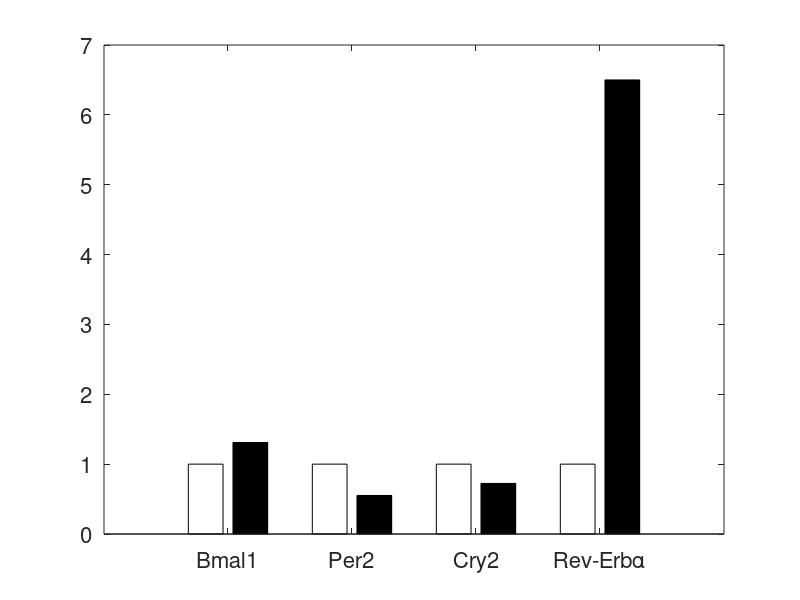

Source code (MATLAB): (Note: this script raises an error after producing the figure.)
%--------------------------------
% Code to reproduce figures 2-4 
%--------------------------------

%% Figure 2
% Male-to-female relative abundance of mRNAs for controls and shifters, 
% normalized by control male-to-female ratios.
% Data was obtained using EngaugeDigitizer on Hadden et al. 2012 article's plots
y = [1 1.31; 
   1 0.552; 
   1 0.724; 
   1 6.50]; % data from excel file, normalized by control male-to-female ratios.
clr = [0 0 1;
   0.929 0.694 0.125];
colormap(clr);

b = bar(y,'FaceColor','flat');
set(gca,'FontSize',16,'XTickLabel',{'Bmal1','Per2','Cry2','Rev-Erb\alpha'})
for k = 1:size(y,2)
    b(k).CData = k;
end
legend('Control male-to-female ratio','CJL male-to-female ratio','location','northwest')

%% Figure 3
% Predicted clock gene time profiles
% ------------------------------------
% import clock genes data
% ------------------------------------
    filename = 'lung_sorted.xlsx';
    delimiterIn = ' ';
    headerlinesIn = 1;
    raw = importdata(filename,delimiterIn,headerlinesIn);

% extract numeric entries
    num = raw.data; 

    % only keep data (remove time column)
    % skip first row of headers
    normNum = num(:,2:end)/200; %rescaling

    % experimental data starts at time 18 until time 64 and so this will be our benchmark
    % that's a total of 46h for the purpose of simulations
    expTime = 0:2:46;

    % lung data has 7 columns: 1)time, 2) Arntl (Bmal1), 3)Per2
    % 4)Cry1, 5)Cry2, 6)nr1d1(rev-erb alpha), 7)rorc
    % we won't need cry2, i.e., column 4 in "normNum"
    lung = normNum(:,[1,2,3,5,6]);
    Bmal1 = lung(:,1);
    Per = lung(:,2);
    Cry = lung(:,3);
    Rev = lung(:,4);
    Ror = lung(:,5);
%-------------------------------------------------------------------------- 
% plotting
%-------------------------------------------------------------------------- 
[T,Y] = callclock(); 
sz = 100;
RGB=[0.6350, 0.0780, 0.1840];

figure(3)
tiledlayout(3,2)

% Tile 1
nexttile
plot(T,Y(:,1),'-k','linewidth',4)  % model 
ylim([0 5])
hold on
scatter(expTime, Per, sz,'filled','MarkerFaceColor',RGB)  % data
patch([0 6 6 0], [max(ylim) max(ylim) 0 0], [0 0 0]+0.9)
patch([6 18 18 6], [max(ylim) max(ylim) 0 0], 'w')
patch([18 30 30 18], [max(ylim) max(ylim) 0 0], [0 0 0]+0.9)
patch([30 42 42 30], [max(ylim) max(ylim) 0 0], 'w') 
patch([42 48 48 42], [max(ylim) max(ylim) 0 0], [0 0 0]+0.9)
set(gca,'children',flipud(get(gca,'children')))
hold off
ylabel('Per2 mRNA')
xlabel('Circadian Time (h)')
xlim([0 48])
xticks(0:6:48)
xticklabels({'18','24','6','12','18','24','6','12','18'})
% legend('Predicted', 'Experimental','Orientation','vertical','Location','northoutside')


% Tile 2
nexttile
plot(T,Y(:,2),'-k','linewidth',4) % model 
ylim([0 2])
hold on
scatter(expTime,Cry, sz,'filled','MarkerFaceColor',RGB) % data  
patch([0 6 6 0], [max(ylim) max(ylim) 0 0], [0 0 0]+0.9)
patch([6 18 18 6], [max(ylim) max(ylim) 0 0], 'w')
patch([18 30 30 18], [max(ylim) max(ylim) 0 0], [0 0 0]+0.9)
patch([30 42 42 30], [max(ylim) max(ylim) 0 0], 'w') 
patch([42 48 48 42], [max(ylim) max(ylim) 0 0], [0 0 0]+0.9)  
set(gca,'children',flipud(get(gca,'children')))
hold off
ylabel('Cry1 mRNA')
xlabel('Circadian Time (h)')
xlim([0 48])
xticks(0:6:48)
xticklabels({'18','24','6','12','18','24','6','12','18'})
% legend('Predicted', 'Experimental')

% Tile 3
nexttile
plot(T,Y(:,3),'-k','linewidth',4) % model 
ylim([0 15])
hold on
scatter(expTime,Rev, sz,'filled','MarkerFaceColor',RGB) % data 
patch([0 6 6 0], [max(ylim) max(ylim) 0 0], [0 0 0]+0.9)
patch([6 18 18 6], [max(ylim) max(ylim) 0 0], 'w')
patch([18 30 30 18], [max(ylim) max(ylim) 0 0], [0 0 0]+0.9)
patch([30 42 42 30], [max(ylim) max(ylim) 0 0], 'w') 
patch([42 48 48 42], [max(ylim) max(ylim) 0 0], [0 0 0]+0.9)  
set(gca,'children',flipud(get(gca,'children')))
hold off
ylabel('Rev-Erb{\alpha} mRNA')
xlabel('Circadian Time (h)')
xlim([0 48])
xticks(0:6:48)
xticklabels({'18','24','6','12','18','24','6','12','18'})

% Tile 4
nexttile
plot(T,Y(:,4),'-k','linewidth',4) % model 
ylim([0 4.5])
hold on
scatter(expTime,Ror, sz,'filled','MarkerFaceColor',RGB) % data   
patch([0 6 6 0], [max(ylim) max(ylim) 0 0], [0 0 0]+0.9)
patch([6 18 18 6], [max(ylim) max(ylim) 0 0], 'w')
patch([18 30 30 18], [max(ylim) max(ylim) 0 0], [0 0 0]+0.9)
patch([30 42 42 30], [max(ylim) max(ylim) 0 0], 'w') 
patch([42 48 48 42], [max(ylim) max(ylim) 0 0], [0 0 0]+0.9)  
set(gca,'children',flipud(get(gca,'children')))
hold off
ylabel('Rorc mRNA')
xlabel('Circadian Time (h)')
xlim([0 48])
xticks(0:6:48)
xticklabels({'18','24','6','12','18','24','6','12','18'})
% legend('Predicted', 'Experimental')

% Tile 5
nexttile
plot(T,Y(:,5),'-k','linewidth',4) % model 
ylim([0 2.5])
hold on
scatter(expTime,Bmal1, sz,'filled','MarkerFaceColor',RGB) % data   
patch([0 6 6 0], [max(ylim) max(ylim) 0 0], [0 0 0]+0.9)
patch([6 18 18 6], [max(ylim) max(ylim) 0 0], 'w')
patch([18 30 30 18], [max(ylim) max(ylim) 0 0], [0 0 0]+0.9)
patch([30 42 42 30], [max(ylim) max(ylim) 0 0], 'w') 
patch([42 48 48 42], [max(ylim) max(ylim) 0 0], [0 0 0]+0.9)  
set(gca,'children',flipud(get(gca,'children')))
hold off
ylabel('Bmal1 mRNA')
xlabel('Circadian Time (h)')
xlim([0 48])
xticks(0:6:48)
xticklabels({'18','24','6','12','18','24','6','12','18'})
% legend('Predicted', 'Experimental')

%% Figure 4
% Predicted cytokine time profiles
%--------------------------------------------------------------------------
% import cytokine data 
% obtained from: Roy et al. 2007
% Data was obtained using EngaugeDigitizer 
%--------------------------------------------------------------------------
% Experimental cytokine data at t=0,1,2,4,8,12,24h
expTime2 = [0,1,2,4,8,12,24];
% each data set has 3 columns: 
    % 1)results after 3mg/kg  endotoxin administration,
    % 2)results after 6mg/kg  endotoxin administration,
    % 3)results after 12mg/kg  endotoxin administration,
filename = 'tIL6.xlsx';
IL6 = readmatrix(filename,'Sheet','IL6','NumHeaderLines',1);
errIL6 = readmatrix(filename,'Sheet','err','NumHeaderLines',1);

filename = 'tTNF.xlsx';
TNF = readmatrix(filename,'Sheet','TNF','NumHeaderLines',1);
errTNF = readmatrix(filename,'Sheet','err','NumHeaderLines',1);

filename = 'tIL10.xlsx';
IL10 = readmatrix(filename,'Sheet','IL10','NumHeaderLines',1);
errIL10 = readmatrix(filename,'Sheet','err','NumHeaderLines',1);

%--------------------------------------------------------------------------
% plot cytokine data
%--------------------------------------------------------------------------
figure(4)
tiledlayout(3,3,'TileSpacing','Compact','TileIndexing','columnmajor')

% Endotoxin dose: 3mg/kg
[T,Y] = callclock2(2);  
sz = 8;
RGB=[0.6350, 0.0780, 0.1840];

% Tile 1
% IL6
nexttile
errorbar(expTime2,IL6(:,1),errIL6(:,1),'o','MarkerSize',sz,...
    'Color',RGB,'MarkerEdgeColor',RGB,'MarkerFaceColor',RGB,'linewidth',1)
hold on
plot(T,Y(:,16),'-k','linewidth',2.5)
hold off
xlabel('Time (h)')
ylabel('IL6 (pg/mL)')
title('Endotoxin dose: 3mg/kg')
legend('Experimental','Predicted')

% Tile 2
% TNF
nexttile
errorbar(expTime2,TNF(:,1),errTNF(:,1),'o','MarkerSize',sz,...
    'Color',RGB,'MarkerEdgeColor',RGB,'MarkerFaceColor',RGB,'linewidth',1)
hold on
plot(T,Y(:,17),'-k','linewidth',2.5)
hold off
xlabel('Time (h)')
ylabel('TNF (pg/mL)')

% Tile 3
% IL10
nexttile
errorbar(expTime2,IL10(:,1),errIL10(:,1),'o','MarkerSize',sz,...
    'Color',RGB,'MarkerEdgeColor',RGB,'MarkerFaceColor',RGB,'linewidth',1)
hold on
plot(T,Y(:,18),'-k','linewidth',2.5)
hold off
xlabel('Time (h)')
ylabel('IL10 (pg/mL)')

% Endotoxin dose: 12mg/kg 
[T,Y] = callclock2(4);

% Tile 4
% IL6
nexttile
errorbar(expTime2,IL6(:,3),errIL6(:,3),'o','MarkerSize',sz,...
    'Color',RGB,'MarkerEdgeColor',RGB,'MarkerFaceColor',RGB,'linewidth',1)
hold on
plot(T,Y(:,16),'-k','linewidth',2.5)
hold off
xlabel('Time (h)')
ylabel('IL6 (pg/mL)')
title('Endotoxin dose: 12mg/kg')
legend('Experimental','Predicted')

% Tile 5
% TNF
nexttile
errorbar(expTime2,TNF(:,3),errTNF(:,3),'o','MarkerSize',sz,...
    'Color',RGB,'MarkerEdgeColor',RGB,'MarkerFaceColor',RGB,'linewidth',1)
hold on
plot(T,Y(:,17),'-k','linewidth',2.5)
hold off
xlabel('Time (hour)')
ylabel('TNF (pg/mL)')

% Tile 6
% IL10
nexttile
errorbar(expTime2,IL10(:,3),errIL10(:,3),'o','MarkerSize',sz,...
    'Color',RGB,'MarkerEdgeColor',RGB,'MarkerFaceColor',RGB,'linewidth',1)
hold on
plot(T,Y(:,18),'-k','linewidth',2.5)
hold off
xlabel('Time (h)')
ylabel('IL10 (pg/mL)')

% Endotoxin dose: 6mg/kg; used for model validation
[T,Y] = callclock2(3);

% Tile 7
% IL6
nexttile
errorbar(expTime2,IL6(:,2),errIL6(:,2),'o','MarkerSize',sz,...
    'Color',RGB,'MarkerEdgeColor',RGB,'MarkerFaceColor',RGB,'linewidth',1)
hold on
plot(T,Y(:,16),'-k','linewidth',2.5)
hold off
xlabel('Time (h)')
ylabel('IL6 (pg/mL)')
title('Endotoxin dose: 6mg/kg')
legend('Experimental','Predicted')

% Tile 8
% TNF
nexttile
errorbar(expTime2,TNF(:,2),errTNF(:,2),'o','MarkerSize',sz,...
    'Color',RGB,'MarkerEdgeColor',RGB,'MarkerFaceColor',RGB,'linewidth',1)
hold on
plot(T,Y(:,17),'-k','linewidth',2.5)
hold off
xlabel('Time (h)')
ylabel('TNF (pg/mL)')

% Tile 9
% IL10
nexttile
errorbar(expTime2,IL10(:,2),errIL10(:,2),'o','MarkerSize',sz,...
    'Color',RGB,'MarkerEdgeColor',RGB,'MarkerFaceColor',RGB,'linewidth',1)
hold on
plot(T,Y(:,18),'-k','linewidth',2.5)
hold off
xlabel('Time (h)')
ylabel('IL10 (pg/mL)')


%% Associated function calls
%-------------------------------------------------------------------------
function [T,Y] = callclock()

tSpan = 0:0.1:48;

% ICs in accordance with experimental data
% these correspond to CT18 per Circa DB
y1_0  = 2.7545;
y2_0  = 1.4965;
y3_0  = 0.9735;
y4_0  = 3.7375;
y5_0  = 1.2370;
y6_0  = 14.0789;
y7_0  = 0.5432;
y8_0  = 0.0058;
y9_0  = 0.4745;
y10_0 = 3.3198;
y11_0 = 2.3274; 
y12_0 = 0.1120;
y13_0 = 0; 
y14_0 = 0;
y15_0 = 0;
y16_0 = 0;
y17_0 = 0;
y18_0 = 10.83; % IL10 is not 0 at t=0. This value is the same as the reference value for the trial with endotoxin dose: 3mg/kg; 
y19_0 = 0;
y20_0 = 0.1259; 

lps0=0; % No infection
y0= [y1_0 y2_0 y3_0 y4_0 y5_0 y6_0 y7_0 y8_0 y9_0 y10_0 y11_0 y12_0 y13_0 y14_0 y15_0 y16_0 y17_0 y18_0 y19_0 y20_0];
[T,Y] = ode45(@(t,y)mainMod(t,y,lps0),tSpan,y0); 
end

%-------------------------------------------------------------------------
function [T,Y] = callclock2(j)

tSpan = 0:0.1:25;

% % ICs choosen at CT12 (reference trough for Bmal1)
y1_0  = 4.0285;
y2_0  = 1.1971;
y3_0  = 11.3187;
y4_0  = 2.6364;
y5_0  = 0.3088;
y6_0  = 10.8421;
y7_0  = 0.3780;
y8_0  = 0.0173;
y9_0  = 0.4033;
y10_0 = 3.1959;
y11_0 = 1.0554; 
y12_0 = 0.1793;
y13_0 = [0,3,6,12]; 
y14_0 = 0;
y15_0 = 0;
y16_0 = 0;
y17_0 = 0;
y18_0 = [10,83 10.83, 10.94, 13.97]; % Based on the data, IL10 is not 0 at t=0
y19_0 = 0;
y20_0 = 0.1259; 

lps0=y13_0(j);
y0= [y1_0 y2_0 y3_0 y4_0 y5_0 y6_0 y7_0 y8_0 y9_0 y10_0 y11_0 y12_0 y13_0(j) y14_0 y15_0 y16_0 y17_0 y18_0(j) y19_0 y20_0];
[T,Y] = ode45(@(t,y)mainMod(t,y,lps0),tSpan,y0); 
end
